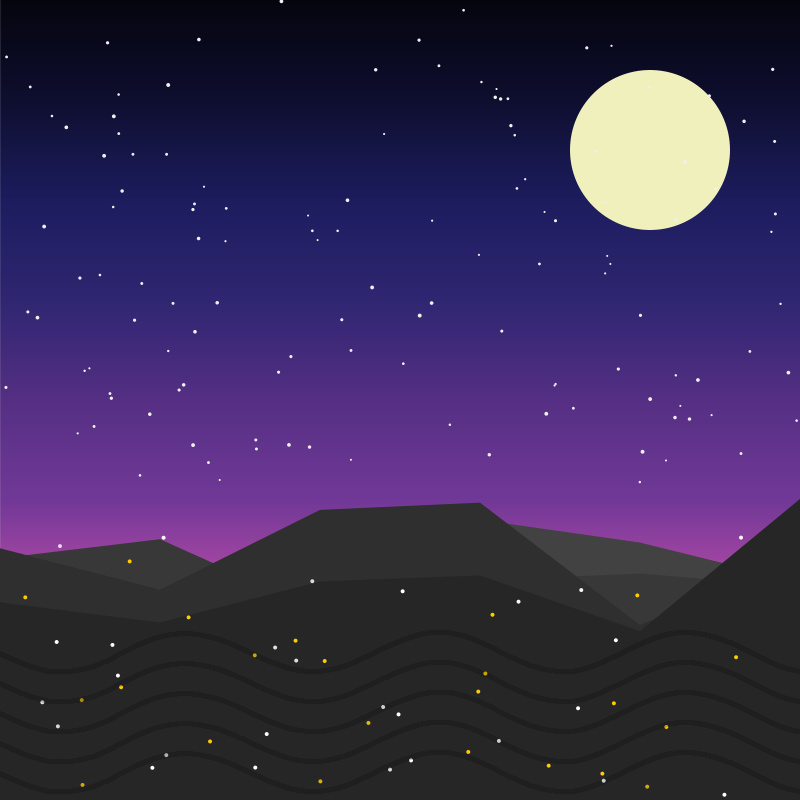
Frame 1 (no input)
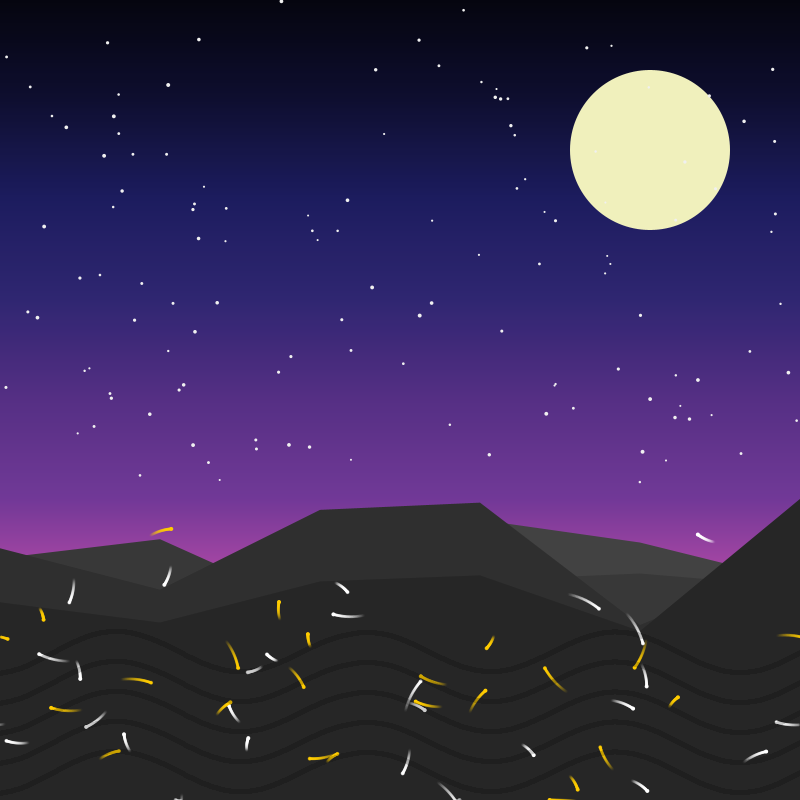
Frame 60 (the mouse pressed at the canvas centre just before this capture)
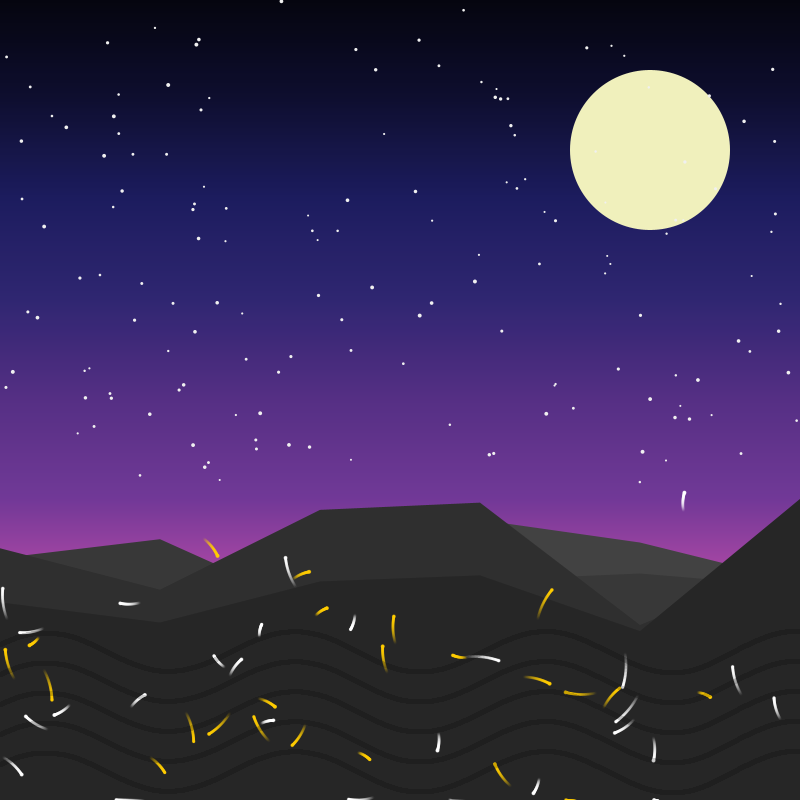
Frame 120 (the mouse held since frame 60 and released just before this capture)

The Processing sketch that drew these frames (run headless with seeded random() and noise(); from frame 60 on, the mouse is pressed at the canvas centre):

// Processing sketch: Sarah_Cossins
// ── Sarah_Cossins.pde
// ArrayList that stores all of the particles (whispers)
ArrayList<Particle> particles;

// color[] stores all of the background colors, which creates a gradient ranging 
// from an orange-pink color at the bottom to an almost black dark blue at the top
color[] gradientColors = {
  color(5, 5, 15),
  color(15, 15, 50),
  color(30, 30, 100),
  color(50, 40, 120),
  color(90, 50, 140),
  color(120, 60, 160),
  color(200, 80, 180),
  color(250, 100, 150),
  color(255, 120, 140)
};

// Star[] is an array that holds the stars, and PShape[] holds the seperate mountain
// ranges that are generated differently each time
Star[] stars;
PShape[] mountainShapes;

// Setup function runs once at the beginning
void setup() {
  size(800, 800);
  noStroke();
  // Initializes the star array with the base amount (125 stars)
  stars = new Star[125];
  // Create the particles (whispers) and initializes the open array
  particles = new ArrayList<Particle>();
  // Creates the initial particles, limiting them to the bottom 2/3 of the frame
  for (int i = 0; i < 50; i++) {
    addParticle(random(width), random(height * 2 / 3, height));
  }
  // Initialize stars with random positions on the upper portion of the frame
  for (int i = 0; i < stars.length; i++) {
    stars[i] = new Star(random(width), random(height / 1.65), random(2, 4));
  }
  // Generates the mountain layers, and gives them seperate colours depending on the
  // layer it is in
  mountainShapes = new PShape[4];
  for (int i = 0; i < mountainShapes.length; i++) {
    mountainShapes[i] = createMountainLayer(0.45, color(70 - i * 10, 70 - i * 10, 70 - i * 10));
  }
  frameRate(60);
}

// This function runs continuously to create animation, which includes the gradient
// background, the mountain layers, the moon, the stars, the particles (whispers)
// with a trail, which is being updated to continue generation of the whispers after
// removing the particles that have completed there time cycle
void draw() {
  for (int y = 0; y < height; y++) {
    float t = map(y, 0, height, 0, gradientColors.length - 1);
    int index1 = floor(t); 
    int index2 = min(index1 + 1, gradientColors.length - 1);
    float blend = t - index1;
    color col = lerpColor(gradientColors[index1], gradientColors[index2], blend);
    stroke(col);
    line(0, y, width, y);
  }
  for (int i = 0; i < mountainShapes.length; i++) {
    shape(mountainShapes[i], 0, 0);
  }
  drawMoon();
  for (int i = 0; i < stars.length; i++) {
    stars[i].display();
  }
  fill(0, 15);
  rect(0, 0, width, height);
  for (int i = particles.size() - 1; i >= 0; i--) {
    Particle p = particles.get(i);
    p.update();
    p.display();
    if (p.isDead()) {
      particles.remove(i);
    }
  }
  // Maintain particle count at a maximum of 50
  while (particles.size() < 50) {
    addParticle(random(width), random(height * 2 / 3, height));
  }
  // Draw sine waves at the bottom
  drawSineWaves();
}

// This function adds 25 more stars to the specified portion of the frame whenever
// the mouse is pressed
void mousePressed() {
  int newStars = 25;
  Star[] updatedStars = new Star[stars.length + newStars];
  for (int i = 0; i < stars.length; i++) {
    updatedStars[i] = stars[i];
  }
  for (int i = stars.length; i < updatedStars.length; i++) {
    updatedStars[i] = new Star(random(width), random(height / 1.65), random(2, 4));
  }
  stars = updatedStars;
}

// Function to draw sine waves (shadows). A noiseFactor is added to make the sin waves
// appear transparent, adding to the "shadow" effect
void drawSineWaves() {
  noFill();
  stroke(0);
  strokeWeight(5);
  
  float waveHeight = 20;
  float waveSpacing = 30;
  float frequency = 0.004;
  
  for (int j = height - 150; j < height; j += waveSpacing) {
    beginShape();
    for (int x = 0; x <= width; x++) {
      float noiseFactor = noise(x * 0.01, frameCount * 0.01);
      float yOffset = waveHeight * sin(TWO_PI * frequency * x + frameCount * 0.03);
      float y = j + yOffset + noiseFactor * 5;
      float alpha = map(abs(x - width / 2), 0, width / 2, 255, 50);
      stroke(0, alpha);
      vertex(x, y);
    }
    endShape();
  }
}

// This function creates the layers of mountains. A vertical offset is included to
// adjust the height of the mountains, and make them immovable in the animation, 
// ensuring they do not move while the whispers do
PShape createMountainLayer(float heightFactor, color mountainColor) {
  PShape layer = createShape();
  layer.beginShape();
  layer.fill(mountainColor);
  float verticalOffset = 275;  
  for (int x = 0; x <= width; x += 160) {
    float peakHeight = random(height * heightFactor * 0.6, height * heightFactor * 1.0); 
    layer.vertex(x, peakHeight + verticalOffset);
  }
  layer.vertex(width, height + verticalOffset); 
  layer.vertex(0, height + verticalOffset);     
  layer.endShape(CLOSE);
  return layer;
}

// This function draws the moon, dictating the color, size, and position
void drawMoon() {
  float moonX = width - 150;
  float moonY = 150;
  float moonRadius = 80;
  fill(255, 255, 200);
  noStroke();
  ellipse(moonX, moonY, moonRadius * 2, moonRadius * 2);
}

// Star class to represent individual stars, and dictate the location, size, and color
class Star {
  float x, y;
  float size;
  Star(float x, float y, float size) {
    this.x = x;
    this.y = y;
    this.size = size;
  }
  void display() {
    fill(255, 255, 255);
    noStroke();
    ellipse(x, y, size, size);
  }
}

// Particle class to represent individual particles (whispers), such as their speed
// position, lifespan, color, and the position of the whispers' tails. All of the
// above are randomly generated within the given parameters. It also allows the
// whispers to rotate, giving them a "dancing" effect, within the given parameters
class Particle {
  float x, y;
  PVector velocity;
  float lifespan;
  color fillColor;
  ArrayList<PVector> trail;
  Particle(float x, float y) {
    this.x = x;
    this.y = y;
    velocity = PVector.random2D();
    velocity.mult(random(0.5, 1.5));
    lifespan = random(200, 400);
    fillColor = getGoldOrWhiteColor();
    trail = new ArrayList<PVector>();
  }
  void update() {
    x += velocity.x;
    y += velocity.y;
    lifespan -= 1.5;
    velocity.rotate(0.02);
    trail.add(new PVector(x, y));
    if (trail.size() > 25) {
      trail.remove(0);
    }
    if (x > width) x = 0;
    if (x < 0) x = width;
    if (y > height) y = height;
    if (y < height / 3) y = height / 3;
  }
  void display() {
    fill(fillColor, map(lifespan, 0, 255, 0, 255));
    noStroke();
    ellipse(x, y, 4, 4); 
    for (int i = 0; i < trail.size(); i++) {
      PVector p = trail.get(i);
      float alpha = map(i, 0, trail.size() - 1, 0, 255);
      fill(fillColor, alpha);
      ellipse(p.x, p.y, 3, 3);
    }
  }
  boolean isDead() {
    return lifespan <= 0;
  }
  color getGoldOrWhiteColor() {
    if (random(1) < 0.5) {
      return color(255, 204, 0);
    } else {
      return color(255, 255, 255);
    }
  }
}
void addParticle(float x, float y) {
  particles.add(new Particle(x, y));
}
